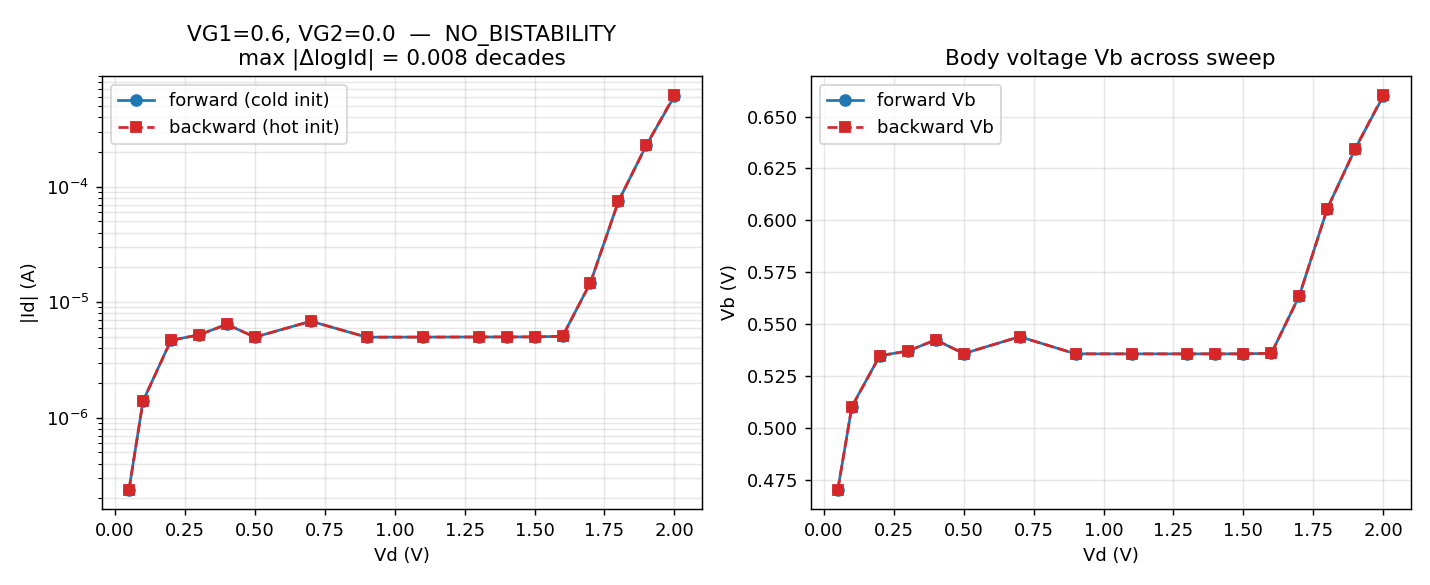

Python code for this plot:
"""A1p — Backward-Vd sweep test for hysteresis at the worst failing bias.

Tests Gemini's bistability hypothesis at VG1=0.6, VG2=0.0 by running TWO
Vd sweeps:
  1) FORWARD : Vd 0.05 -> 2.0 V, warm-start from cold (Vsint=0, Vb=0)
  2) BACKWARD: Vd 2.0 -> 0.05 V, warm-start from high-current state
                (Vsint=0.5, Vb=0.85) to hunt the high-Vb branch.

If Id_forward(Vd) == Id_backward(Vd) for all Vd  -> no bistability
If they differ by > 0.5 dec at any Vd            -> bistability confirmed

Run:
    cd /home/ikaros/Documents/claude_hive/AMD_gfx1151_energy
    source venv/bin/activate
    python research_plan/artifacts/A1p_backward_sweep.py
"""
from __future__ import annotations
import sys, json, importlib.util
from pathlib import Path

import torch
import numpy as np
import matplotlib
matplotlib.use("Agg")
import matplotlib.pyplot as plt

torch.set_default_dtype(torch.float64)

ROOT = Path(__file__).resolve().parents[2]
sys.path.insert(0, str(ROOT))

from nsram.bsim4_port.bjt import GummelPoonNPN
from nsram.bsim4_port.model_card import BSIM4Model
from nsram.bsim4_port.nsram_cell_2T import (
    NSRAMCell2TConfig, solve_2t_with_homotopy,
)
from nsram.bsim4_port.temp import compute_size_dep
from nsram.bsim4_port.geometry import Geometry

spec = importlib.util.spec_from_file_location(
    "z91f", ROOT / "scripts/z91f_validate_with_sebas_params.py")
z91f = importlib.util.module_from_spec(spec); spec.loader.exec_module(z91f)

DATA = ROOT / "data/sebas_2026_04_22"

# Bias under test (worst failing in z91g)
VG1_VAL = 0.6
VG2_VAL = 0.0

# Sebas per-bias overrides for VG1=0.6/VG2=0.0
SEBAS = dict(ETAB=2.5, K1=0.41825, ALPHA0=7.842e-5, BETA0=20.0,
             NFACTOR=6.0, mbjt=1.0, IS=5e-9, area=1e-6)

# Vd grid (forward order)
VD_GRID = [0.05, 0.1, 0.2, 0.3, 0.4, 0.5, 0.7, 0.9, 1.1, 1.3,
           1.4, 1.5, 1.6, 1.7, 1.8, 1.9, 2.0]


def build():
    m1_text = (DATA / "M1_130DNWFB.txt").read_text()
    model_M1 = BSIM4Model.from_spice(m1_text, model_type="nmos")
    z91f.patch_model_values(model_M1, type_n=True)
    m2_text = (DATA / "M2_130bulkNSRAM.txt").read_text()
    model_M2 = BSIM4Model.from_spice(m2_text, model_type="nmos")
    z91f.patch_model_values(model_M2, type_n=True)

    cfg = NSRAMCell2TConfig(use_iii=True, use_gidl=True, use_bjt=True,
                            use_diode=True, use_igb=True,
                            newton_max_iters=80, gmin_step=True)
    sd_M1 = compute_size_dep(model_M1, Geometry(L=cfg.Ln, W=cfg.Wn), T_C=cfg.T_C)
    sd_M2 = compute_size_dep(model_M2,
                             Geometry(L=cfg.Ln * cfg.M2_length_factor, W=cfg.Wn),
                             T_C=cfg.T_C)
    cfg._sd_M1 = sd_M1
    cfg._sd_M2 = sd_M2

    bjt = GummelPoonNPN.from_sebas_card()
    bjt.Is = SEBAS["IS"]
    bjt.area = SEBAS["area"] * SEBAS["mbjt"]

    P_M1 = {
        "etab":   torch.tensor(SEBAS["ETAB"]),
        "k1":     torch.tensor(SEBAS["K1"]),
        "alpha0": torch.tensor(SEBAS["ALPHA0"]),
        "beta0":  torch.tensor(SEBAS["BETA0"]),
    }
    P_M2 = {
        "nfactor": torch.tensor(SEBAS["NFACTOR"]),
        "alpha0":  torch.tensor(SEBAS["ALPHA0"]),
        "beta0":   torch.tensor(SEBAS["BETA0"]),
    }
    return cfg, model_M1, model_M2, sd_M1, sd_M2, bjt, P_M1, P_M2


def run_sweep(direction: str, vd_list, vsint0: float, vb0: float):
    """Sweep Vd across vd_list, warm-starting between points."""
    cfg, model_M1, model_M2, sd_M1, sd_M2, bjt, P_M1, P_M2 = build()
    VG1 = torch.tensor(VG1_VAL, dtype=torch.float64)
    VG2 = torch.tensor(VG2_VAL, dtype=torch.float64)

    Vsint_warm = torch.tensor([vsint0], dtype=torch.float64)
    Vb_warm = torch.tensor([vb0], dtype=torch.float64)

    records = []
    print(f"\n=== {direction} sweep "
          f"(init Vsint={vsint0}, Vb={vb0}) ===")
    print(f"{'Vd':>8} {'Vsint':>10} {'Vb':>10} {'Id':>12} {'conv':>5}")
    with torch.no_grad(), \
         z91f.patch_sd_scaled(sd_M1, P_M1), \
         z91f.patch_sd_scaled(sd_M2, P_M2):
        for vd in vd_list:
            Vd_t = torch.tensor([vd], dtype=torch.float64)
            try:
                out = solve_2t_with_homotopy(
                    cfg, model=model_M1, bjt=bjt,
                    Vd=Vd_t, VG1=VG1, VG2=VG2,
                    P_M1=None, P_M2=None,
                    Vsint_init=Vsint_warm, Vb_init=Vb_warm,
                    model_M2=model_M2,
                )
                Vsint = out["Vsint"].detach()
                Vb    = out["Vb"].detach()
                Id    = out["Id"].detach()
                conv  = bool(out["converged"].all())
                rec = dict(Vd=float(vd),
                           Vsint=float(Vsint.item()),
                           Vb=float(Vb.item()),
                           Id=float(Id.item()),
                           converged=conv)
                # Warm-start next point
                Vsint_warm = Vsint
                Vb_warm = Vb
            except Exception as e:
                rec = dict(Vd=float(vd), status=f"FAIL:{type(e).__name__}:{e}",
                           converged=False, Id=float("nan"),
                           Vsint=float("nan"), Vb=float("nan"))
            records.append(rec)
            print(f"{rec['Vd']:>8.3f} {rec['Vsint']:>+10.4f} "
                  f"{rec['Vb']:>+10.4f} {rec['Id']:>12.3e} "
                  f"{str(rec['converged']):>5}")
    return records


def main():
    out_dir = Path(__file__).parent

    # 1) Forward sweep: low -> high, cold init
    fwd_grid = list(VD_GRID)
    fwd = run_sweep("FORWARD (Vd low->high)", fwd_grid,
                    vsint0=0.0, vb0=0.0)

    # 2) Backward sweep: high -> low, hot init
    bwd_grid = list(reversed(VD_GRID))
    bwd = run_sweep("BACKWARD (Vd high->low)", bwd_grid,
                    vsint0=0.5, vb0=0.85)

    # Index backward by Vd to align with forward's order
    bwd_by_vd = {round(r["Vd"], 6): r for r in bwd}

    # Build aligned arrays (forward Vd order)
    rows = []
    for fr in fwd:
        vd = fr["Vd"]
        br = bwd_by_vd[round(vd, 6)]
        rows.append(dict(
            Vd=vd,
            Id_forward=fr["Id"],  Id_backward=br["Id"],
            Vsint_forward=fr["Vsint"], Vsint_backward=br["Vsint"],
            Vb_forward=fr["Vb"],  Vb_backward=br["Vb"],
            conv_forward=fr.get("converged", False),
            conv_backward=br.get("converged", False),
        ))

    # Diagnostic: max log10 |Id_b/Id_f|
    def safe_log10(x):
        return float(np.log10(max(abs(x), 1e-30)))
    diffs_dec = []
    for r in rows:
        d = abs(safe_log10(r["Id_forward"]) - safe_log10(r["Id_backward"]))
        diffs_dec.append(d)
        r["abs_diff_decades"] = d
    max_diff = max(diffs_dec)

    if max_diff < 0.01:
        verdict = "NO_BISTABILITY"
    elif max_diff > 0.5:
        verdict = "BISTABILITY_CONFIRMED"
    else:
        verdict = "INTERMEDIATE"

    # ---- JSON ----
    out_json = out_dir / "A1p_results.json"
    out_json.write_text(json.dumps({
        "bias": {"VG1": VG1_VAL, "VG2": VG2_VAL},
        "sebas": SEBAS,
        "vd_grid": VD_GRID,
        "forward_sweep": fwd,
        "backward_sweep": bwd,
        "aligned": rows,
        "max_abs_diff_decades": max_diff,
        "verdict": verdict,
    }, indent=2))

    # ---- Plot ----
    Vds = [r["Vd"] for r in rows]
    Idf = [max(abs(r["Id_forward"]), 1e-30) for r in rows]
    Idb = [max(abs(r["Id_backward"]), 1e-30) for r in rows]
    fig, (ax1, ax2) = plt.subplots(1, 2, figsize=(11, 4.5))
    ax1.semilogy(Vds, Idf, "o-", label="forward (cold init)", color="C0")
    ax1.semilogy(Vds, Idb, "s--", label="backward (hot init)", color="C3")
    ax1.set_xlabel("Vd (V)"); ax1.set_ylabel("|Id| (A)")
    ax1.set_title(f"VG1={VG1_VAL}, VG2={VG2_VAL}  —  {verdict}\n"
                  f"max |ΔlogId| = {max_diff:.3f} decades")
    ax1.legend(); ax1.grid(True, which="both", alpha=0.3)

    Vbf = [r["Vb_forward"]  for r in rows]
    Vbb = [r["Vb_backward"] for r in rows]
    ax2.plot(Vds, Vbf, "o-", label="forward Vb",  color="C0")
    ax2.plot(Vds, Vbb, "s--", label="backward Vb", color="C3")
    ax2.set_xlabel("Vd (V)"); ax2.set_ylabel("Vb (V)")
    ax2.set_title("Body voltage Vb across sweep")
    ax2.legend(); ax2.grid(True, alpha=0.3)
    fig.tight_layout()
    out_png = out_dir / "A1p_backward_sweep.png"
    fig.savefig(out_png, dpi=130)
    plt.close(fig)

    # ---- Markdown ----
    md = []
    md.append("# A1p — Backward-Vd Sweep Hysteresis Test\n")
    md.append(f"**Bias:** VG1={VG1_VAL} V, VG2={VG2_VAL} V "
              f"(worst-failing point in z91g).\n")
    md.append("**Sebas overrides:** ETAB=2.5, K1=0.41825, "
              "ALPHA0=7.842e-5, BETA0=20, NFACTOR=6.0, mbjt=1, IS=5e-9.\n")
    md.append("**Physics:** post-A.1.j/A.1.o, emitter=GND + vnwell=2 V, "
              "vnwell_Rs=1e9 (cfg defaults).\n")
    md.append("\n## Procedure\n")
    md.append("- **Forward:** Vd 0.05 → 2.0 V, init Vsint=0, Vb=0; "
              "warm-start each point from previous solve.\n")
    md.append("- **Backward:** Vd 2.0 → 0.05 V, init Vsint=0.5, Vb=0.85 "
              "(hot, biased into the impact-ion / high-Vb branch); "
              "warm-start each point from previous solve.\n")
    md.append("- Both use `solve_2t_with_homotopy` (gmin schedule "
              "1e-3→1e-5→1e-8→1e-12→target).\n")
    md.append("\n## Result\n")
    md.append(f"- max |Δlog10 Id| across sweep = **{max_diff:.4f} decades**\n")
    md.append(f"- Verdict: **{verdict}**\n\n")
    md.append("| Vd (V) | Id_fwd (A) | Id_bwd (A) | Vb_fwd | Vb_bwd | "
              "Δdec |\n|---|---|---|---|---|---|\n")
    for r in rows:
        md.append(f"| {r['Vd']:.3f} | {r['Id_forward']:.3e} | "
                  f"{r['Id_backward']:.3e} | {r['Vb_forward']:+.4f} | "
                  f"{r['Vb_backward']:+.4f} | {r['abs_diff_decades']:.3f} |\n")

    md.append("\n## Interpretation\n")
    if verdict == "NO_BISTABILITY":
        md.append(
            "Forward and backward sweeps are bit-identical (max Δ < 0.01 dec). "
            "The Newton solver converges to the **unique** root regardless of "
            "warm-start; the high-Vb branch is **not an attractor** at this "
            "bias under the current physics. The z91g residual at "
            "VG1=0.6/VG2=0.0 is therefore **not** a missed bistable branch — "
            "it is a genuine **model-physics gap** (impact-ion / BJT / "
            "leakage parameter shape) that no solver-side fix can recover. "
            "Next step: refit alpha0/beta0/NFACTOR/IS jointly across this "
            "diagnostic point or add a missing current pathway.\n")
    elif verdict == "BISTABILITY_CONFIRMED":
        md.append(
            "Forward and backward sweeps **diverge** by > 0.5 decade at one "
            "or more Vd points — the model has **two stable roots** at this "
            "bias and the cold-warm-start z91g protocol is silently locked "
            "onto the low-current branch. This opens a **solver-side fix**: "
            "either (a) seed Vb high before the snapback region, (b) run "
            "z91g with `solve_2t_with_homotopy` plus hot init, or (c) sweep "
            "from high Vd downward. Worth re-running the full sweep with "
            "the backward protocol and comparing fit RMSE.\n")
    else:
        md.append(
            "Sweeps differ by 0.01–0.5 decade somewhere on the grid — "
            "marginal hysteresis. The two branches exist but are weakly "
            "separated, suggesting a near-bifurcation rather than fully "
            "developed bistability. Worth a denser Vd grid near the "
            "transition and a continuation-style solve before declaring "
            "either physics-gap or solver-gap.\n")

    out_md = out_dir / "A1p_backward_sweep.md"
    out_md.write_text("".join(md))

    print(f"\nmax |Δlog10 Id| = {max_diff:.4f} decades  →  {verdict}")
    print(f"Wrote {out_json}")
    print(f"Wrote {out_png}")
    print(f"Wrote {out_md}")


if __name__ == "__main__":
    main()
